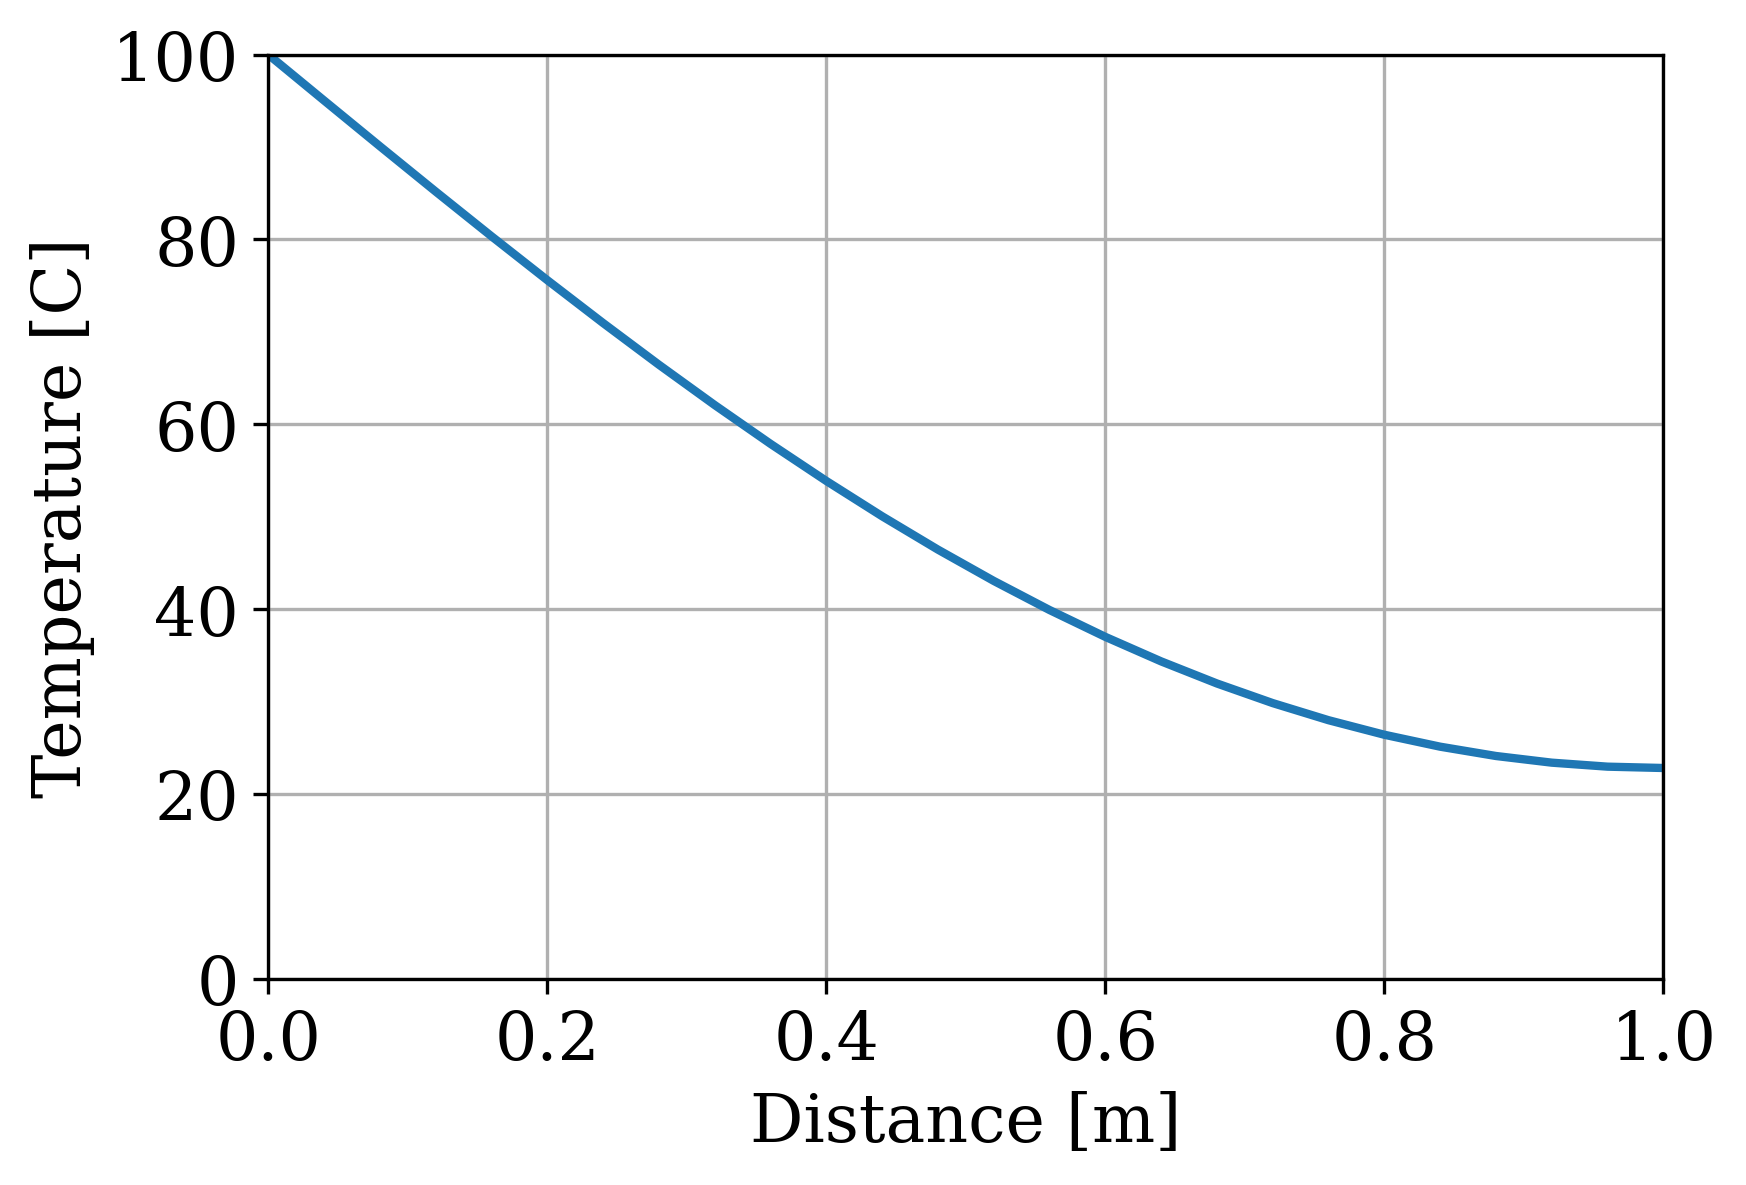

This figure's Python source:
import os
import numpy as np

from devito import (Grid, Function, TimeFunction, Eq, Operator, switchconfig,
                    configuration, SubDomain, norm)
from devito.symbolics import retrieve_functions, INT

from devito.petsc import PETScSolve, EssentialBC
from devito.petsc.initialize import PetscInitialize

import matplotlib.pyplot as plt

configuration['compiler'] = 'custom'
os.environ['CC'] = 'mpicc'


# TODO: which solver to use?
# python3 1d_heat_explicit.py

# 1D test
# Solving u.dt = alpha * u.laplace + f(x)
# Dirichlet BCs: u(0, t) = 0, u(L, t) = 0

# NB ref -> https://github.com/numerical-mooc/numerical-mooc/blob/master/lessons/04_spreadout/04_01_Heat_Equation_1D_Explicit.ipynb

# COULD USE THIS:
# Manufactured solution: u(x, t) = 5tx(L - x), with corresponding RHS f(x) = 5x(L - x) + 10*alpha*t
# ref - https://hplgit.github.io/fdm-book/doc/pub/book/pdf/fdm-book-4print.pdf - page 247

PetscInitialize()

# Subdomains to implement BCs
class SubLeft(SubDomain):
    name = 'subleft'

    def define(self, dimensions):
        x, = dimensions
        return {x: ('left', 1)}


class SubRight(SubDomain):
    name = 'subright'

    def define(self, dimensions):
        x, = dimensions
        return {x: ('right', 1)}
    

def neumann_right(eq, subdomain):
    lhs, rhs = eq.evaluate.args

    # Get horizontal subdimension and its parent
    xfs = subdomain.dimensions[0]
    x = xfs.parent

    # Functions present in stencil
    funcs = retrieve_functions(lhs-rhs)

    mapper = {}
    for f in funcs:
        # Get the x index
        xind = f.indices[-1]
        if (xind - x).as_coeff_Mul()[0] > 0:
            tmp = x - INT(abs(x.symbolic_max - xind))
            mapper.update({f: f.subs({xind: tmp})})

    return Eq(lhs.subs(mapper), rhs.subs(mapper), subdomain=subdomain)


sub1 = SubLeft()
sub2 = SubRight()

subdomains = (sub1, sub2,)


def exact(x):
    return -np.float64(np.exp(x))


Lx = np.float64(1.)

# n = 9, 17, 33, 65, 129, 257, 513, 1025, 2049, 4097, 8193
n_values = [2**k + 1 for k in range(3, 14)]
n_values = [51]

dx = np.array([Lx/(n-1) for n in n_values])

alpha = 1.22e-3
sigma = 0.5
# sigma = 5.0
dt = sigma * dx[0]**2 / alpha
nt = 1000

infinity_norms = []
discrete_l2_norms = []
ksp_iters = []

for n in n_values:
    grid = Grid(
        shape=(n,), extent=(Lx,), subdomains=subdomains, dtype=np.float64
    )

    u = TimeFunction(name='u', grid=grid, space_order=2)
    bc = Function(name='bc', grid=grid, space_order=2)

    u.data[0][0] = 100.  # Initial condition

    eqn = Eq(u.dt, alpha*u.laplace, subdomain=grid.interior)

    X = np.linspace(0, Lx, n).astype(np.float64)

    bc.data[0] = np.float64(100.0)

    # Create boundary condition expressions using subdomains
    bcs = [EssentialBC(u.forward, bc, subdomain=sub1)]
    bcs += [neumann_right(eqn, sub2)]

    exprs = [eqn] + bcs
    petsc = PETScSolve(
        exprs,
        target=u.forward,
        solver_parameters={'ksp_rtol': 1e-12, 'ksp_type': 'gmres', 'pc_type': 'none'},
        options_prefix='heat_explicit'
    )

    with switchconfig(log_level='DEBUG'):
        op = Operator(petsc, language='petsc')
        summary = op.apply(time=nt, dt=dt)

    # u_exact = Function(name='u_exact', grid=grid, space_order=2)
    # u_exact.data[:] = exact(X)

    # diff = Function(name='diff', grid=grid, space_order=2)
    # diff.data[:] = u_exact.data[:] - u.data[:]

#     # Compute infinity norm using numpy
#     # TODO: Figure out how to compute the infinity norm using Devito
#     infinity_norm = np.linalg.norm(diff.data[:].ravel(), ord=np.inf)
#     infinity_norms.append(infinity_norm)

#     # Compute discrete L2 norm (RMS error)
#     n_interior = np.prod([s - 1 for s in grid.shape])
#     discrete_l2_norm = norm(diff) / np.sqrt(n_interior)
#     discrete_l2_norms.append(discrete_l2_norm)


from matplotlib import pyplot

# Set the font family and size to use for Matplotlib figures.
pyplot.rcParams['font.family'] = 'serif'
pyplot.rcParams['font.size'] = 16


# Plot the temperature along the rod.
pyplot.figure(figsize=(6.0, 4.0))
pyplot.xlabel('Distance [m]')
pyplot.ylabel('Temperature [C]')
pyplot.grid()
pyplot.plot(X, u.data[-1], color='C0', linestyle='-', linewidth=2)
pyplot.xlim(0.0, 1.)
pyplot.ylim(0.0, 100.0)

# save fig
fig_path = '1d_heat_explicit.png'
pyplot.savefig(fig_path, bbox_inches='tight', dpi=300)
